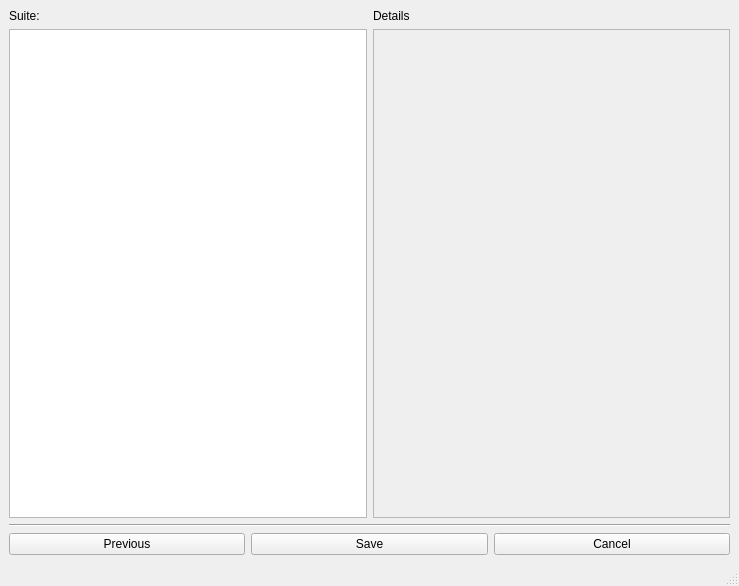
<?xml version="1.0" encoding="UTF-8"?>
<ui version="4.0">
 <class>DetailsWindow</class>
 <widget class="QMainWindow" name="DetailsWindow">
  <property name="geometry">
   <rect>
    <x>0</x>
    <y>0</y>
    <width>739</width>
    <height>586</height>
   </rect>
  </property>
  <property name="windowTitle">
   <string>MainWindow</string>
  </property>
  <widget class="QWidget" name="centralwidget">
   <layout class="QGridLayout" name="gridLayout">
    <item row="0" column="0">
     <layout class="QHBoxLayout" name="horizontalLayout">
      <item>
       <layout class="QVBoxLayout" name="verticalLayout">
        <item>
         <widget class="QLabel" name="suiteLabel">
          <property name="text">
           <string>Suite: </string>
          </property>
         </widget>
        </item>
        <item>
         <widget class="QListView" name="projectList"/>
        </item>
       </layout>
      </item>
      <item>
       <layout class="QVBoxLayout" name="verticalLayout_2">
        <item>
         <widget class="QLabel" name="detailsLable">
          <property name="text">
           <string>Details</string>
          </property>
         </widget>
        </item>
        <item>
         <widget class="QScrollArea" name="scrollArea">
          <property name="widgetResizable">
           <bool>true</bool>
          </property>
          <widget class="QWidget" name="scrollAreaWidgetContents">
           <property name="geometry">
            <rect>
             <x>0</x>
             <y>0</y>
             <width>352</width>
             <height>462</height>
            </rect>
           </property>
          </widget>
         </widget>
        </item>
       </layout>
      </item>
     </layout>
    </item>
    <item row="1" column="0">
     <widget class="Line" name="line">
      <property name="orientation">
       <enum>Qt::Horizontal</enum>
      </property>
     </widget>
    </item>
    <item row="2" column="0">
     <layout class="QHBoxLayout" name="horizontalLayout_2">
      <item>
       <widget class="QPushButton" name="previousButton">
        <property name="text">
         <string>Previous</string>
        </property>
       </widget>
      </item>
      <item>
       <widget class="QPushButton" name="saveButton">
        <property name="text">
         <string>Save</string>
        </property>
       </widget>
      </item>
      <item>
       <widget class="QPushButton" name="cancelButton">
        <property name="text">
         <string>Cancel</string>
        </property>
       </widget>
      </item>
     </layout>
    </item>
   </layout>
  </widget>
  <widget class="QMenuBar" name="menubar">
   <property name="geometry">
    <rect>
     <x>0</x>
     <y>0</y>
     <width>739</width>
     <height>21</height>
    </rect>
   </property>
  </widget>
  <widget class="QStatusBar" name="statusbar"/>
 </widget>
 <resources/>
 <connections/>
</ui>
